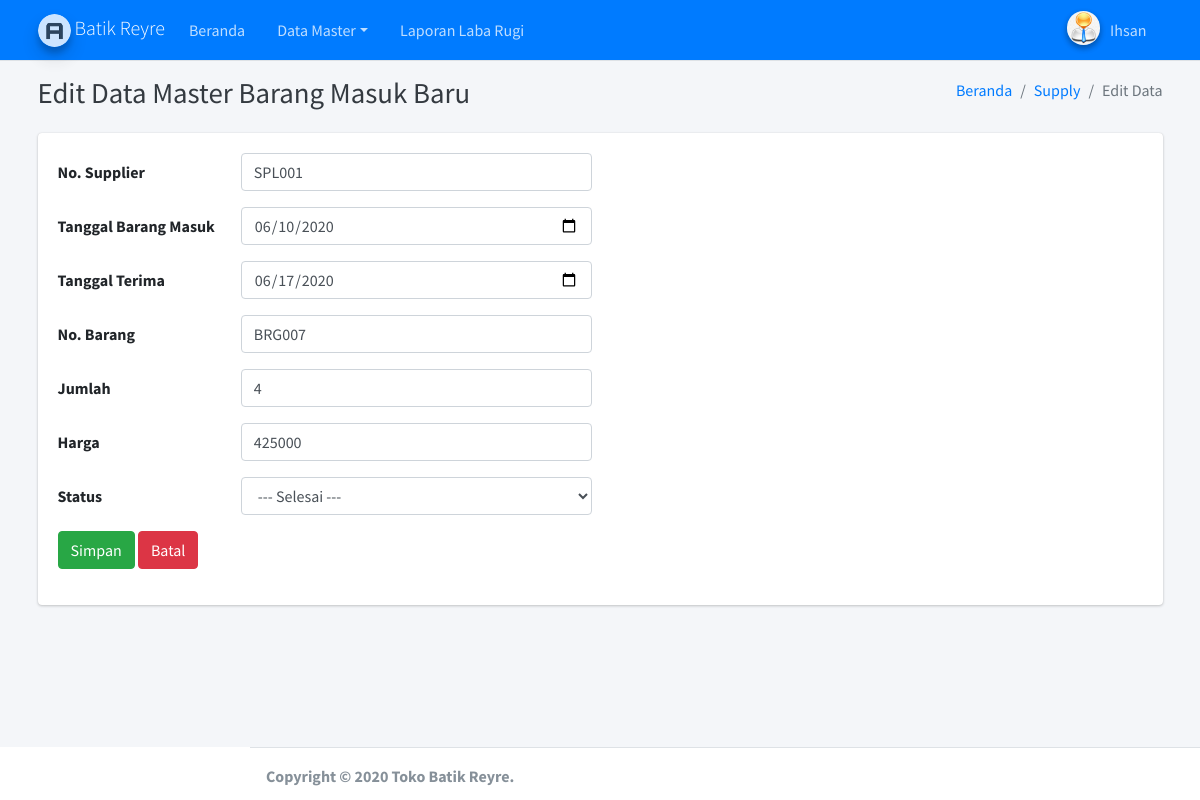
/paneladmin/admin.php?hlm=supply&aksi=edit&no_supply=BRGMSK001 (signed in), run on the app's committed database.
### tables this page shows
CREATE TABLE `tbl_supply` (
  `no_supply` varchar(50) NOT NULL,
  `no_supplier` varchar(50) NOT NULL,
  `tgl_supply` date NOT NULL,
  `tgl_terima` date NOT NULL,
  `no_brg` varchar(50) NOT NULL,
  `jml_supply` int(11) NOT NULL,
  `harga_supply` int(11) NOT NULL,
  `total_supply` varchar(50) NOT NULL,
  `status` varchar(30) NOT NULL
);

### paneladmin/site/supply/supply_edit.php (the view, shortened to what this page needs)
<?php
if( empty( $_SESSION['id_user'] ) ){
	$_SESSION['err'] = '<strong>ERROR!</strong> Anda harus login terlebih dahulu.';
	header('Location: ./');
	die();
} else {
	if( isset( $_REQUEST['submit'] )){
		$no_supply = $_REQUEST['no_supply'];
		$no_supplier = $_REQUEST['no_supplier'];
		$tgl_supply = $_REQUEST['tgl_supply'];
		$tgl_terima = $_REQUEST['tgl_terima'];
		$no_brg = $_REQUEST['no_brg'];
		$jml_supply = $_REQUEST['jml_supply'];
		$harga_supply = $_REQUEST['harga_supply'];
		$total_supply = $harga_supply*$jml_supply;
		$status = $_REQUEST['status'];
		$sql = mysqli_query($koneksi, "UPDATE tbl_supply SET no_supplier='$no_supplier', tgl_supply='$tgl_supply', tgl_terima='$tgl_terima', no_brg='$no_brg', jml_supply='$jml_supply', harga_supply='$harga_supply', total_supply='$total_supply', status='$status' WHERE no_supply='$no_supply'");
		if($sql == true){
			echo '<META HTTP-EQUIV="Refresh" Content="0; URL=./admin.php?hlm=supply">';
			die();
		} else {
			echo 'ERROR! Periksa penulisan querynya.';
		}
	} else {
		$no_supply = $_REQUEST['no_supply'];
		$sql = mysqli_query($koneksi, "SELECT * FROM tbl_supply WHERE no_supply='$no_supply'") or die( mysqli_error($koneksi));
		while($row = mysqli_fetch_array($sql)){
?>
  <div class="content-wrapper">
    <div class="content-header">
      <div class="container">
        <div class="row mb-2">
          <div class="col-sm-6">
            <h1 class="m-0 text-dark"> Edit Data Master Barang Masuk Baru</h1>
          </div>
          <div class="col-sm-6">
            <ol class="breadcrumb float-sm-right">
              <li class="breadcrumb-item"><a href="admin.php">Beranda</a></li>
              <li class="breadcrumb-item"><a href="./admin.php?hlm=supply">Supply</a></li>
			  <li class="breadcrumb-item active">Edit Data</li>
            </ol>
          </div>
        </div>
      </div>
    </div>
<div class="content">
<div class="container">
<div class="row">
<div class="col-lg-12">
<div class="card">
<form method="post" action="" class="form-horizontal" role="form" enctype="multipart/form-data">
<div class="card-body">
	<div class="form-group row">
		<label for="no_supplier" class="col-sm-2 col-form-label">No. Supplier</label>
		<div class="col-sm-4">
			<input type="text" class="form-control" id="no_supplier" name="no_supplier" value="<?php echo $row['no_supplier']; ?>" placeholder="No. Supplier" required>
		</div>
	</div>
	<div class="form-group row">
		<label for="tgl_supply" class="col-sm-2 col-form-label">Tanggal Barang Masuk</label>
		<div class="col-sm-4">
			<input type="date" class="form-control" id="tgl_supply" name="tgl_supply" value="<?php echo $row['tgl_supply']; ?>" placeholder="Tanggal Barang Masuk" required>
		</div>
	</div>
	<div class="form-group row">
		<label for="tgl_terima" class="col-sm-2 col-form-label">Tanggal Terima</label>
		<div class="col-sm-4">
			<input type="date" class="form-control" id="tgl_terima" name="tgl_terima" value="<?php echo $row['tgl_terima']; ?>" placeholder="Tanggal Terima" required>
		</div>
	</div>
	<div class="form-group row">
		<label for="no_brg" class="col-sm-2 col-form-label">No. Barang</label>
		<div class="col-sm-4">
			<input type="text" class="form-control" id="no_brg" name="no_brg" value="<?php echo $row['no_brg']; ?>" placeholder="No. Barang" required>
		</div>
	</div>
	<div class="form-group row">
		<label for="jml_supply" class="col-sm-2 col-form-label">Jumlah</label>
		<div class="col-sm-4">
			<input type="text" class="form-control" id="jml_supply" name="jml_supply" value="<?php echo $row['jml_supply']; ?>" placeholder="Jumlah" required>
		</div>
	</div>
	<div class="form-group row">
		<label for="harga_supply" class="col-sm-2 col-form-label">Harga</label>
		<div class="col-sm-4">
			<input type="text" class="form-control" id="harga_supply" name="harga_supply" value="<?php echo $row['harga_supply']; ?>" placeholder="Total" required>
		</div>
	</div>
	<div class="form-group row">
		<label for="status" class="col-sm-2 col-form-label">Status</label>
		<div class="col-sm-4">
			<select name="status" class="form-control" required>
				<option value="<?php echo $row['status']; ?>">--- <?php echo $row['status']; ?> ---</option>
			</select>
		</div>
	</div>
	<div class="form-group row">
		<div class="col-sm-4">
			<button type="submit" name="submit" class="btn btn-success">Simpan</button>
			<a href="./admin.php?hlm=supply" type="submit" class="btn btn-danger">Batal</a>
		</div>
	</div>
</div>
</form>
</div>
</div>
</div>
</div>
</div>
<?php
	}
	}
}
?>

### data on the page
tbl_supply: no_supplier "SPL001", tgl_supply "06/10/2020", tgl_terima "06/17/2020", no_brg "BRG007", jml_supply "4", harga_supply "425000"

### other printed values
$_SESSION['nm_admin'] "Ihsan"
